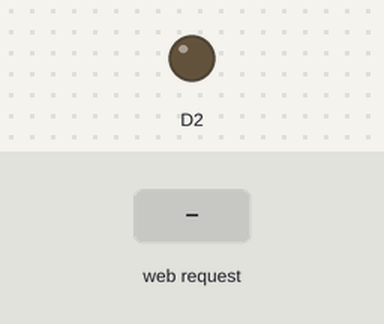
The sketch below on a simulated ESP8266 (NodeMCU). Parts: output pins drawn as LEDs (lit = HIGH). The test bench sets the inputs (shaded band). WiFi joins after 1.5 s; servers stay silent unless stated; what the sketch prints to the serial monitor is not drawn.

Above: at 2.7 s.
2.8 s: HTTP request GET /On received
At 3.7 s:
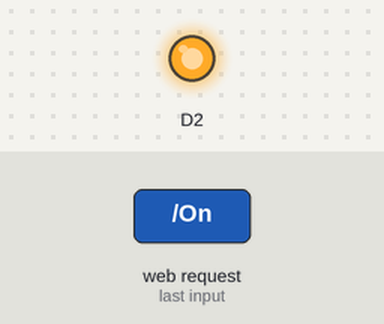
4.3 s: HTTP request GET /Off received
At 4.8 s:
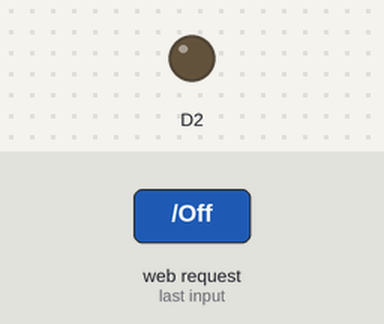
Timing chart, 0 to 7.3 s (numbered marks = the images above; inputs shaded):
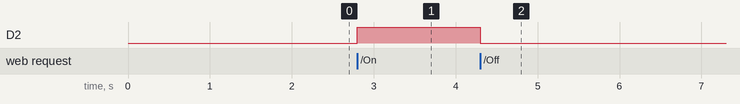

The sketch:

Self_Watering_ESP.ino
```cpp
#include <ESP8266WiFi.h>
const char* ssid = "NETGEAR43";
const char* password = "manicshrub289";
WiFiServer server(80);
void setup() {
  // put your setup code here, to run once:
  Serial.begin(115200);
  pinMode(D2, OUTPUT);
 // Connect to WiFi network
  Serial.println();
  Serial.println();
  Serial.print("Connecting to ");
  Serial.println(ssid);

  WiFi.begin(ssid, password);

  while (WiFi.status() != WL_CONNECTED) {
    delay(500);
    Serial.print(".");
  }
  Serial.println("");
  Serial.println("WiFi connected");
   // Start the server
  server.begin();
  Serial.println("Server started at...");
  Serial.println(WiFi.localIP());
}

void loop() {
  // put your main code here, to run repeatedly:
  // Check if a client has connected
  WiFiClient client = server.available();
  if (!client) {
    return;
  }

  // Wait until the client sends some data
  Serial.println("new client");
  while (! client.available())
  {
    delay (1);
  }


  // Read the first line of the request
  String req = client.readStringUntil('\r');
  Serial.println(req);
  client.flush();

  // Match the request

   if (req.indexOf("/On") != -1)  {
    digitalWrite(D2,HIGH);
    Serial.println("Pump On");
  }
    else if(req.indexOf("/Off") != -1)
  {
    digitalWrite(D2,LOW);
    Serial.println("Pump Off");
  }
}
```

Measured:
- after the input at 2.8 s, D2: LOW → HIGH at once
- after the input at 4.3 s, D2: HIGH → LOW at once
